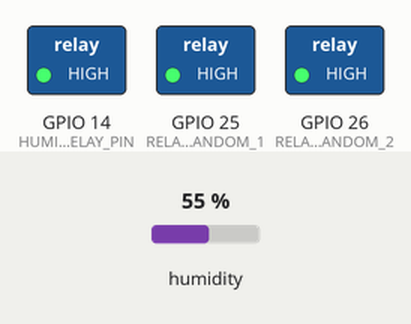
Bench run of a program on a simulated ESP32. On the bench: switched loads named in the program (green lamp = pin HIGH). The inputs (shaded band) are chosen by the test bench; at power-on: humidity 55 %. Random numbers use the default seed unless the program sets one; what the program prints to the serial monitor is not drawn.

Above: at 0.1 s.
At 120.1 s:
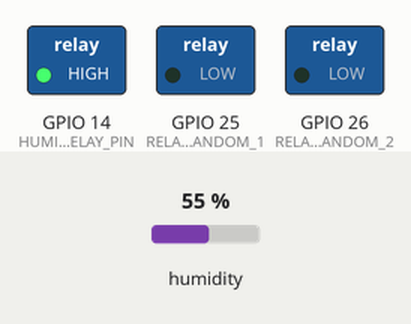
Timing chart, 0 to 121.6 s (numbered marks = the images above):
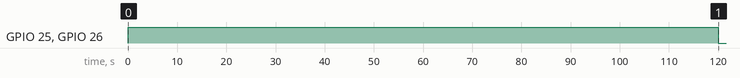

Measured:
- by itself, GPIO 25 (RELAY_RANDOM_1), GPIO 26 (RELAY_RANDOM_2): HIGH → LOW at 120 s

The program:

main.cpp
```cpp
#include <Arduino.h>
#include <Wire.h>
#include <Adafruit_SHT31.h>

// =================================================================
// 1. GLOBAL CONFIGURATION
// =================================================================

// --- Humidifier Control (GPIO 14) ---
const int HUMIDIFIER_RELAY_PIN = 14;
const int HUMIDIFIER_ON_STATE = LOW; // Assumes Active-LOW.
const int HUMIDIFIER_OFF_STATE = !HUMIDIFIER_ON_STATE;
const float HUMIDITY_LOW_THRESHOLD  = 45.0; // Turn ON below this
const float HUMIDITY_HIGH_THRESHOLD = 50.0; // Turn OFF above this

// --- Random Cycle Relays (GPIO 25 & 26) ---
const int RELAY_RANDOM_1 = 25;
const int RELAY_RANDOM_2 = 26;
const int RANDOM_RELAY_ON_STATE = LOW; // Assumes Active-LOW.
const int RANDOM_RELAY_OFF_STATE = !RANDOM_RELAY_ON_STATE;

// --- SHT31 Sensor Configuration ---
constexpr uint8_t SDA_PIN = 21;
constexpr uint8_t SCL_PIN = 22;
Adafruit_SHT31 sht31_1 = Adafruit_SHT31();
Adafruit_SHT31 sht31_2 = Adafruit_SHT31();
constexpr uint8_t SHT31_ADDRESS_1 = 0x44;
constexpr uint8_t SHT31_ADDRESS_2 = 0x45;

// =================================================================
// 2. GLOBAL STATE VARIABLES
// =================================================================

// --- Timing ---
unsigned long lastSensorReadTime = 0;
unsigned long lastControlLogTime = 0;
const unsigned long SENSOR_READ_INTERVAL = 10000; // 10 seconds
const unsigned long CONTROL_LOG_INTERVAL = 60000;  // 1 minute

// --- Sensor Data ---
float hum1_sum = 0, hum2_sum = 0;
int readCount = 0;

// --- Humidifier State (GPIO 14) ---
bool isHumidifierOn = false;
unsigned long humidifierOnStartTime = 0;
unsigned long totalHumidifierOnTimeMillis = 0;

// --- Random Cycle State (GPIO 25 & 26) ---
enum RelayRandomState { STATE_OFF, STATE_ON };
RelayRandomState relayRandomState = STATE_OFF;
unsigned long relayRandomLastChangeTime = 0;
unsigned long currentRandomOnTime = 0;
unsigned long currentRandomOffTime = 0;

// =================================================================
// 3. HELPER FUNCTION DECLARATIONS
// =================================================================
void handleSensorReads(unsigned long currentTime);
void handleHumidityControl(unsigned long currentTime);
void handleRandomCycleRelays(unsigned long currentTime);

// =================================================================
// 4. SETUP FUNCTION
// =================================================================
void setup() {
  Serial.begin(115200);
  while (!Serial) delay(10);
  Serial.println("\n\n=== Combined Control System Initializing ===");

  // --- Initialize Humidifier Relay ---
  pinMode(HUMIDIFIER_RELAY_PIN, OUTPUT);
  digitalWrite(HUMIDIFIER_RELAY_PIN, HUMIDIFIER_OFF_STATE);
  Serial.println("✓ Humidifier relay (GPIO 14) initialized to OFF.");

  // --- Initialize Random Cycle Relays ---
  pinMode(RELAY_RANDOM_1, OUTPUT);
  pinMode(RELAY_RANDOM_2, OUTPUT);
  digitalWrite(RELAY_RANDOM_1, RANDOM_RELAY_OFF_STATE);
  digitalWrite(RELAY_RANDOM_2, RANDOM_RELAY_OFF_STATE);
  Serial.println("✓ Random cycle relays (GPIO 25, 26) initialized to OFF.");

  // --- Initialize Random Number Generator ---
  randomSeed(analogRead(0));
  currentRandomOffTime = random(2, 3) * 60 * 1000; // First OFF period: 5-7 mins
  Serial.printf("✓ Random cycle seeded. First OFF period: %lu ms\n", currentRandomOffTime);

  // --- Initialize SHT31 Sensors ---
  Wire.begin(SDA_PIN, SCL_PIN);
  if (!sht31_1.begin(SHT31_ADDRESS_1)) Serial.println("ERROR: SHT31 #1 not found!");
  else Serial.println("✓ SHT31 sensor #1 (0x44) initialized.");
  if (!sht31_2.begin(SHT31_ADDRESS_2)) Serial.println("ERROR: SHT31 #2 not found!");
  else Serial.println("✓ SHT31 sensor #2 (0x45) initialized.");

  Serial.println("\n=== Initialization Complete. Starting main loop. ===");
}

// =================================================================
// 5. MAIN LOOP (Orchestrator)
// =================================================================
void loop() {
  unsigned long currentTime = millis();

  // These functions run independently on every loop pass
  handleSensorReads(currentTime);
  handleHumidityControl(currentTime);
  handleRandomCycleRelays(currentTime);
}

// =================================================================
// 6. HELPER FUNCTION IMPLEMENTATIONS
// =================================================================

/**
 * @brief Reads SHT31 sensors every 10 seconds and accumulates humidity data.
 */
void handleSensorReads(unsigned long currentTime) {
  if (currentTime - lastSensorReadTime >= SENSOR_READ_INTERVAL) {
    lastSensorReadTime = currentTime;

    float h1 = sht31_1.readHumidity();
    if (!isnan(h1)) { hum1_sum += h1; }

    float h2 = sht31_2.readHumidity();
    if (!isnan(h2)) { hum2_sum += h2; }

    readCount++;
  }
}

/**
 * @brief Once per minute, calculates average humidity and controls the humidifier relay.
 */
void handleHumidityControl(unsigned long currentTime) {
  if (currentTime - lastControlLogTime >= CONTROL_LOG_INTERVAL) {
    lastControlLogTime = currentTime;

    if (readCount > 0) {
      // Calculate average humidity
      float avg_hum1 = hum1_sum / readCount;
      float avg_hum2 = hum2_sum / readCount;
      float averageHumidity = (avg_hum1 + avg_hum2) / 2.0f;

      // Apply Control Logic
      if (averageHumidity < HUMIDITY_LOW_THRESHOLD && !isHumidifierOn) {
        isHumidifierOn = true;
        digitalWrite(HUMIDIFIER_RELAY_PIN, HUMIDIFIER_ON_STATE);
        humidifierOnStartTime = currentTime;
        Serial.println("\n>>> HUMIDITY ACTION: Low humidity detected. Turning Humidifier ON.");
      }
      else if (averageHumidity > HUMIDITY_HIGH_THRESHOLD && isHumidifierOn) {
        isHumidifierOn = false;
        digitalWrite(HUMIDIFIER_RELAY_PIN, HUMIDIFIER_OFF_STATE);
        totalHumidifierOnTimeMillis += (currentTime - humidifierOnStartTime);
        Serial.println("\n>>> HUMIDITY ACTION: High humidity reached. Turning Humidifier OFF.");
      }

      // Reporting
      float totalOnTimeMinutes = (float)totalHumidifierOnTimeMillis / 60000.0f;
      if (isHumidifierOn) {
          unsigned long currentSessionMillis = currentTime - humidifierOnStartTime;
          totalOnTimeMinutes = (float)(totalHumidifierOnTimeMillis + currentSessionMillis) / 60000.0f;
      }

      Serial.println("================ 1-MINUTE STATUS LOG ================");
      Serial.printf("Average Humidity: %.2f %% (S1: %.2f, S2: %.2f)\n", averageHumidity, avg_hum1, avg_hum2);
      Serial.printf("Humidifier (GPIO 14) Status: %s\n", isHumidifierOn ? "ON" : "OFF");
      Serial.printf("Humidifier Total ON Time: %.2f minutes\n", totalOnTimeMinutes);
      Serial.println("=====================================================\n");

      // Reset accumulators
      hum1_sum = 0;
      hum2_sum = 0;
      readCount = 0;
    }
  }
}

/**
 * @brief Manages relays on GPIO 25 & 26 with a non-blocking random timer.
 */
void handleRandomCycleRelays(unsigned long currentTime) {
  // Check if it's time to turn ON
  if (relayRandomState == STATE_OFF && (currentTime - relayRandomLastChangeTime >= currentRandomOffTime)) {
    relayRandomState = STATE_ON;
    relayRandomLastChangeTime = currentTime;
    digitalWrite(RELAY_RANDOM_1, RANDOM_RELAY_ON_STATE);
    digitalWrite(RELAY_RANDOM_2, RANDOM_RELAY_ON_STATE);
    currentRandomOnTime = random(30, 45) * 1000; // 60-90 seconds ON
    Serial.printf(">>> RANDOM CYCLE: Relays 25 & 26 are now ON for %lu ms\n", currentRandomOnTime);
  }
  // Check if it's time to turn OFF
  else if (relayRandomState == STATE_ON && (currentTime - relayRandomLastChangeTime >= currentRandomOnTime)) {
    relayRandomState = STATE_OFF;
    relayRandomLastChangeTime = currentTime;
    digitalWrite(RELAY_RANDOM_1, RANDOM_RELAY_OFF_STATE);
    digitalWrite(RELAY_RANDOM_2, RANDOM_RELAY_OFF_STATE);
    currentRandomOffTime = random(7, 9) * 60 * 1000; // 5-7 minutes OFF
    Serial.printf(">>> RANDOM CYCLE: Relays 25 & 26 are now OFF for %lu ms\n", currentRandomOffTime);
  }
}
```
